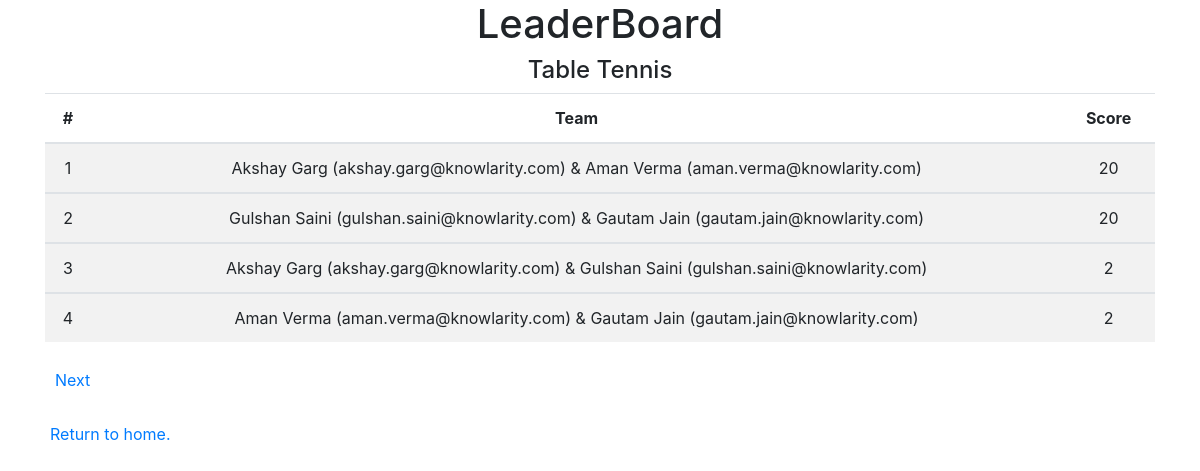
Page /leaderboard/1/0/10/ on the committed database.
### tournament/models.py (models this page shows, shortened)
class Sport(models.Model):
    SPORT_CHOICE = (
        ('TT', 'Table Tennis'),
        ('FB', 'Foos Ball'),
    )
    name = models.CharField(max_length=2, choices=SPORT_CHOICE, default='TT')

class Team(models.Model):
    name = models.CharField(max_length=64, blank=True)
    sport = models.ForeignKey(Sport, on_delete=models.CASCADE, related_name="sports")
    score = models.IntegerField(default=0)

class Employee(models.Model):
    first = models.CharField(max_length=64)
    last = models.CharField(max_length=64)
    email_id = models.EmailField(max_length=70, unique=True)
    team = models.ManyToManyField(Team, blank=True, related_name="team")
    def __str__(self):
        return "{} {} ({})".format(self.first, self.last, self.email_id)

### tournament/views.py (the view)
# urls.py: path("leaderboard", views.leaderboard, name="leaderboard"),
def leaderboard(request, sport_id=None, offset=0, limit=10):
    if not sport_id:
        context = {
            "sports": Sport.objects.all()
        }
        return render(request, "tournament/leaderboard.html", context)
    else:
        try:
            if int(sport_id) in [1, 2]:
                context = {
                    "teams": Team.objects.filter(sport=int(sport_id)).order_by('-score')[int(offset):int(limit)],
                    "offset": int(offset),
                    "limit": int(limit),
                    "sport_id": int(sport_id),
                    "sport_name": Sport.objects.get(pk=int(sport_id))
                }
            else:
                return render(request, "tournament/error.html", {"message": "Improper Sport"})
        except ValueError:
            return render(request, "tournament/error.html", {"message": "Invalid Sport"})
        except Exception as error:
            return render(request, "tournament/error.html", {"message": str(error)})
        return render(request, "tournament/leaderboard-view.html", context)

### tournament/templates/tournament/leaderboard-view.html (shortened to what this page needs)
{% extends "tournament/base.html" %}
{% block body %}
  <h1 class="text-center">LeaderBoard</h1>
  <h4 class="text-center">{{ sport_name.get_name_display }}</h4>
  <div class="container">
    {% if teams %}
        <table class="table table-striped">
        <thead>
          <tr>
            <th class="text-center">#</th>
            <th class="text-center">Team</th>
            <th class="text-center">Score</th>
          </tr>
        </thead>
        <tbody>
          {% for team in teams %}
          <tr>
            <td class="text-center">{{ forloop.counter|add:offset }}</td>
            <td class="text-center">{{ team.team.all.0 }} & {{team.team.all.1}}</td>
            <td class="text-center">{{ team.score }}</td>
          </tr>
        <tbody>
        {% endfor %}
        </table>
    <div style="padding: 10px"><a href="{% url 'leaderboard' sport_id limit limit|add:'10' %}">Next</a></div>
    {% else %}
      <div>No Team Found</div>
    {% endif %}
    </div>
  <div class="container text center" style="padding: 20px"><a href="{% url 'index' %}">Return to home.</a></div>
{% endblock %}

### tournament/templates/tournament/base.html (shortened to what this page needs)
{% load static %}
<!DOCTYPE html>
<html>
  <head>
    <link rel="stylesheet" href="{% static 'tournament/styles.css' %}"/>
    <link rel="stylesheet" href="https://stackpath.bootstrapcdn.com/bootstrap/4.3.1/css/bootstrap.min.css">
  </head>
  <body>
    {% block body %}
    {% endblock %}
  </body>
</html>

### tournament/static/tournament/styles.css (style rules this page uses)
body { font-family: sans-serif; }

### rows in the picture
Sport: name "Table Tennis"
Team: team.all.0 "Akshay Garg (akshay.garg@knowlarity.com)", team.all.1 "Aman Verma (aman.verma@knowlarity.com)", score "20"
Team: team.all.0 "Gulshan Saini (gulshan.saini@knowlarity.com)", team.all.1 "Gautam Jain (gautam.jain@knowlarity.com)", score "20"
Team: team.all.0 "Akshay Garg (akshay.garg@knowlarity.com)", team.all.1 "Gulshan Saini (gulshan.saini@knowlarity.com)", score "2"
Team: team.all.0 "Aman Verma (aman.verma@knowlarity.com)", team.all.1 "Gautam Jain (gautam.jain@knowlarity.com)", score "2"
